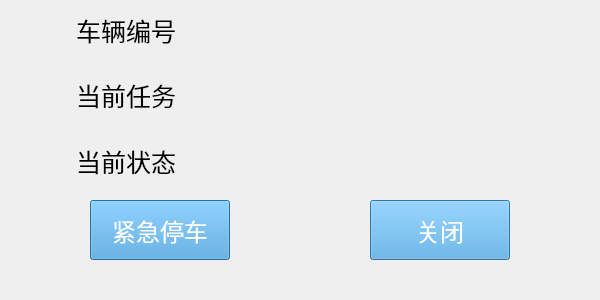
<?xml version="1.0" encoding="UTF-8"?>
<ui version="4.0">
 <class>Dialog_truck_info</class>
 <widget class="QDialog" name="Dialog_truck_info">
  <property name="geometry">
   <rect>
    <x>0</x>
    <y>0</y>
    <width>600</width>
    <height>300</height>
   </rect>
  </property>
  <property name="windowTitle">
   <string>Dialog</string>
  </property>
  <widget class="QPushButton" name="pushButton_stop">
   <property name="enabled">
    <bool>true</bool>
   </property>
   <property name="geometry">
    <rect>
     <x>90</x>
     <y>200</y>
     <width>140</width>
     <height>60</height>
    </rect>
   </property>
   <property name="palette">
    <palette>
     <active>
      <colorrole role="Button">
       <brush brushstyle="SolidPattern">
        <color alpha="255">
         <red>73</red>
         <green>163</green>
         <blue>223</blue>
        </color>
       </brush>
      </colorrole>
      <colorrole role="ButtonText">
       <brush brushstyle="SolidPattern">
        <color alpha="255">
         <red>255</red>
         <green>255</green>
         <blue>255</blue>
        </color>
       </brush>
      </colorrole>
      <colorrole role="Base">
       <brush brushstyle="SolidPattern">
        <color alpha="255">
         <red>73</red>
         <green>163</green>
         <blue>223</blue>
        </color>
       </brush>
      </colorrole>
      <colorrole role="Window">
       <brush brushstyle="SolidPattern">
        <color alpha="255">
         <red>73</red>
         <green>163</green>
         <blue>223</blue>
        </color>
       </brush>
      </colorrole>
     </active>
     <inactive>
      <colorrole role="Button">
       <brush brushstyle="SolidPattern">
        <color alpha="255">
         <red>73</red>
         <green>163</green>
         <blue>223</blue>
        </color>
       </brush>
      </colorrole>
      <colorrole role="ButtonText">
       <brush brushstyle="SolidPattern">
        <color alpha="255">
         <red>255</red>
         <green>255</green>
         <blue>255</blue>
        </color>
       </brush>
      </colorrole>
      <colorrole role="Base">
       <brush brushstyle="SolidPattern">
        <color alpha="255">
         <red>73</red>
         <green>163</green>
         <blue>223</blue>
        </color>
       </brush>
      </colorrole>
      <colorrole role="Window">
       <brush brushstyle="SolidPattern">
        <color alpha="255">
         <red>73</red>
         <green>163</green>
         <blue>223</blue>
        </color>
       </brush>
      </colorrole>
     </inactive>
     <disabled>
      <colorrole role="Button">
       <brush brushstyle="SolidPattern">
        <color alpha="255">
         <red>73</red>
         <green>163</green>
         <blue>223</blue>
        </color>
       </brush>
      </colorrole>
      <colorrole role="ButtonText">
       <brush brushstyle="SolidPattern">
        <color alpha="255">
         <red>190</red>
         <green>190</green>
         <blue>190</blue>
        </color>
       </brush>
      </colorrole>
      <colorrole role="Base">
       <brush brushstyle="SolidPattern">
        <color alpha="255">
         <red>73</red>
         <green>163</green>
         <blue>223</blue>
        </color>
       </brush>
      </colorrole>
      <colorrole role="Window">
       <brush brushstyle="SolidPattern">
        <color alpha="255">
         <red>73</red>
         <green>163</green>
         <blue>223</blue>
        </color>
       </brush>
      </colorrole>
     </disabled>
    </palette>
   </property>
   <property name="font">
    <font>
     <pointsize>18</pointsize>
    </font>
   </property>
   <property name="styleSheet">
    <string notr="true">background-color: rgb(73, 163, 223);</string>
   </property>
   <property name="text">
    <string>紧急停车</string>
   </property>
  </widget>
  <widget class="QPushButton" name="pushButton_close">
   <property name="geometry">
    <rect>
     <x>370</x>
     <y>200</y>
     <width>140</width>
     <height>60</height>
    </rect>
   </property>
   <property name="palette">
    <palette>
     <active>
      <colorrole role="Button">
       <brush brushstyle="SolidPattern">
        <color alpha="255">
         <red>73</red>
         <green>163</green>
         <blue>223</blue>
        </color>
       </brush>
      </colorrole>
      <colorrole role="ButtonText">
       <brush brushstyle="SolidPattern">
        <color alpha="255">
         <red>255</red>
         <green>255</green>
         <blue>255</blue>
        </color>
       </brush>
      </colorrole>
      <colorrole role="Base">
       <brush brushstyle="SolidPattern">
        <color alpha="255">
         <red>73</red>
         <green>163</green>
         <blue>223</blue>
        </color>
       </brush>
      </colorrole>
      <colorrole role="Window">
       <brush brushstyle="SolidPattern">
        <color alpha="255">
         <red>73</red>
         <green>163</green>
         <blue>223</blue>
        </color>
       </brush>
      </colorrole>
     </active>
     <inactive>
      <colorrole role="Button">
       <brush brushstyle="SolidPattern">
        <color alpha="255">
         <red>73</red>
         <green>163</green>
         <blue>223</blue>
        </color>
       </brush>
      </colorrole>
      <colorrole role="ButtonText">
       <brush brushstyle="SolidPattern">
        <color alpha="255">
         <red>255</red>
         <green>255</green>
         <blue>255</blue>
        </color>
       </brush>
      </colorrole>
      <colorrole role="Base">
       <brush brushstyle="SolidPattern">
        <color alpha="255">
         <red>73</red>
         <green>163</green>
         <blue>223</blue>
        </color>
       </brush>
      </colorrole>
      <colorrole role="Window">
       <brush brushstyle="SolidPattern">
        <color alpha="255">
         <red>73</red>
         <green>163</green>
         <blue>223</blue>
        </color>
       </brush>
      </colorrole>
     </inactive>
     <disabled>
      <colorrole role="Button">
       <brush brushstyle="SolidPattern">
        <color alpha="255">
         <red>73</red>
         <green>163</green>
         <blue>223</blue>
        </color>
       </brush>
      </colorrole>
      <colorrole role="ButtonText">
       <brush brushstyle="SolidPattern">
        <color alpha="255">
         <red>190</red>
         <green>190</green>
         <blue>190</blue>
        </color>
       </brush>
      </colorrole>
      <colorrole role="Base">
       <brush brushstyle="SolidPattern">
        <color alpha="255">
         <red>73</red>
         <green>163</green>
         <blue>223</blue>
        </color>
       </brush>
      </colorrole>
      <colorrole role="Window">
       <brush brushstyle="SolidPattern">
        <color alpha="255">
         <red>73</red>
         <green>163</green>
         <blue>223</blue>
        </color>
       </brush>
      </colorrole>
     </disabled>
    </palette>
   </property>
   <property name="font">
    <font>
     <pointsize>18</pointsize>
    </font>
   </property>
   <property name="styleSheet">
    <string notr="true">background-color: rgb(73, 163, 223);</string>
   </property>
   <property name="text">
    <string>关闭</string>
   </property>
  </widget>
  <widget class="QWidget" name="widget" native="true">
   <property name="geometry">
    <rect>
     <x>0</x>
     <y>0</y>
     <width>600</width>
     <height>191</height>
    </rect>
   </property>
   <layout class="QGridLayout" name="gridLayout">
    <item row="1" column="1">
     <widget class="QLabel" name="label_2">
      <property name="sizePolicy">
       <sizepolicy hsizetype="Fixed" vsizetype="Preferred">
        <horstretch>0</horstretch>
        <verstretch>0</verstretch>
       </sizepolicy>
      </property>
      <property name="font">
       <font>
        <pointsize>19</pointsize>
       </font>
      </property>
      <property name="text">
       <string>当前任务</string>
      </property>
      <property name="alignment">
       <set>Qt::AlignCenter</set>
      </property>
     </widget>
    </item>
    <item row="2" column="1">
     <widget class="QLabel" name="label_3">
      <property name="sizePolicy">
       <sizepolicy hsizetype="Fixed" vsizetype="Preferred">
        <horstretch>0</horstretch>
        <verstretch>0</verstretch>
       </sizepolicy>
      </property>
      <property name="font">
       <font>
        <pointsize>19</pointsize>
       </font>
      </property>
      <property name="text">
       <string>当前状态</string>
      </property>
      <property name="alignment">
       <set>Qt::AlignCenter</set>
      </property>
     </widget>
    </item>
    <item row="0" column="0">
     <spacer name="horizontalSpacer">
      <property name="orientation">
       <enum>Qt::Horizontal</enum>
      </property>
      <property name="sizeType">
       <enum>QSizePolicy::Fixed</enum>
      </property>
      <property name="sizeHint" stdset="0">
       <size>
        <width>76</width>
        <height>20</height>
       </size>
      </property>
     </spacer>
    </item>
    <item row="0" column="1">
     <widget class="QLabel" name="label">
      <property name="sizePolicy">
       <sizepolicy hsizetype="Fixed" vsizetype="Preferred">
        <horstretch>0</horstretch>
        <verstretch>0</verstretch>
       </sizepolicy>
      </property>
      <property name="font">
       <font>
        <pointsize>19</pointsize>
       </font>
      </property>
      <property name="text">
       <string>车辆编号</string>
      </property>
      <property name="alignment">
       <set>Qt::AlignCenter</set>
      </property>
     </widget>
    </item>
    <item row="0" column="3">
     <widget class="QLabel" name="label_vehicle_number">
      <property name="font">
       <font>
        <pointsize>19</pointsize>
       </font>
      </property>
      <property name="text">
       <string/>
      </property>
      <property name="alignment">
       <set>Qt::AlignCenter</set>
      </property>
     </widget>
    </item>
    <item row="0" column="2">
     <spacer name="horizontalSpacer_2">
      <property name="orientation">
       <enum>Qt::Horizontal</enum>
      </property>
      <property name="sizeType">
       <enum>QSizePolicy::Fixed</enum>
      </property>
      <property name="sizeHint" stdset="0">
       <size>
        <width>40</width>
        <height>20</height>
       </size>
      </property>
     </spacer>
    </item>
    <item row="1" column="3">
     <widget class="QLabel" name="label_vehicle_task">
      <property name="font">
       <font>
        <pointsize>19</pointsize>
       </font>
      </property>
      <property name="text">
       <string/>
      </property>
     </widget>
    </item>
    <item row="2" column="3">
     <widget class="QLabel" name="label_vehicle_load">
      <property name="font">
       <font>
        <pointsize>19</pointsize>
       </font>
      </property>
      <property name="text">
       <string/>
      </property>
     </widget>
    </item>
   </layout>
  </widget>
  <zorder>widget</zorder>
  <zorder>pushButton_stop</zorder>
  <zorder>pushButton_close</zorder>
 </widget>
 <resources/>
 <connections/>
</ui>
